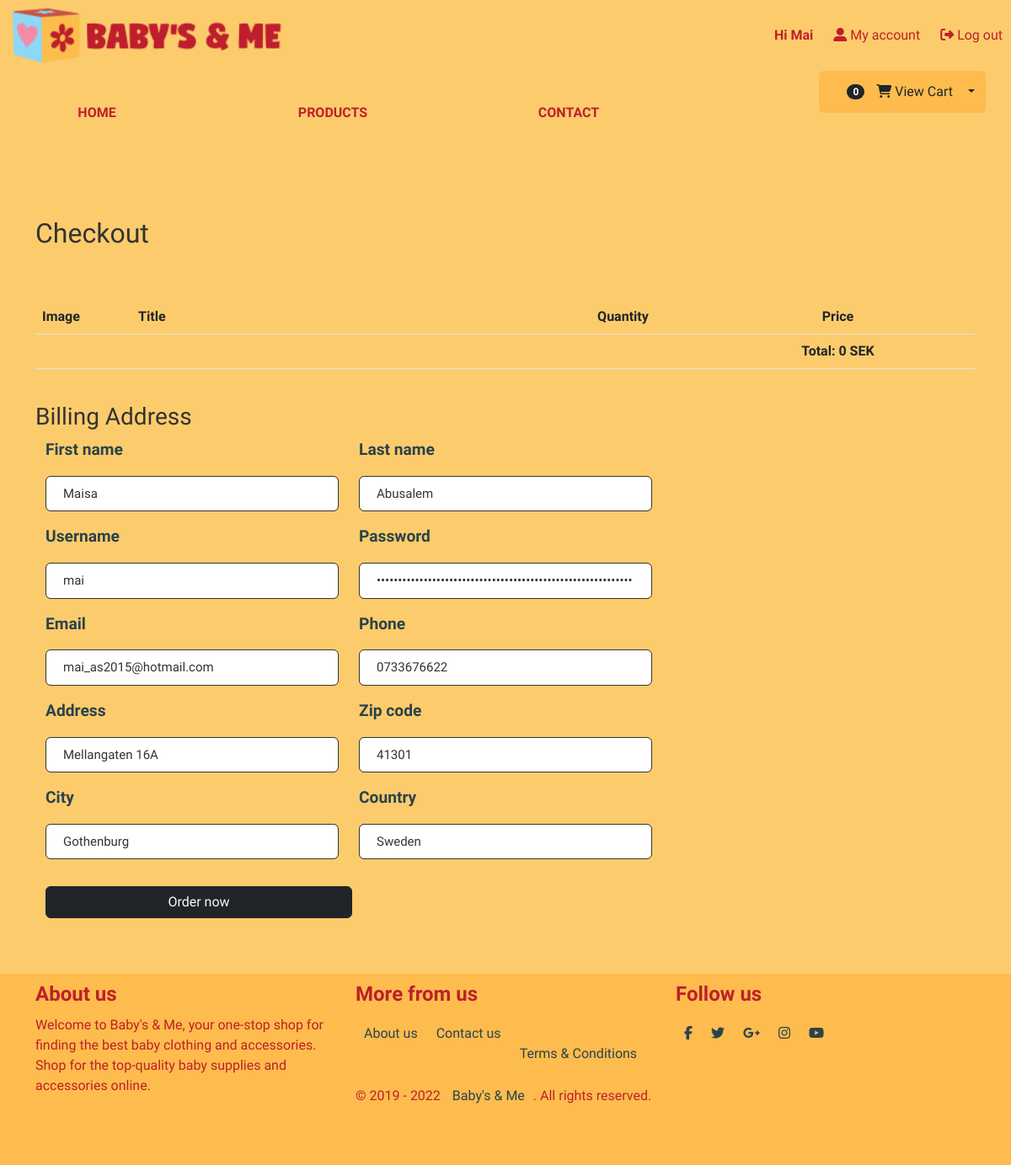
/checkout.php (signed in), run on the app's committed database.
### tables this page shows
CREATE TABLE `users` (
  `id` int(11) NOT NULL,
  `username` varchar(60) NOT NULL,
  `first_name` varchar(60) NOT NULL,
  `last_name` varchar(60) NOT NULL,
  `email` varchar(150) NOT NULL,
  `password` varchar(60) NOT NULL,
  `phone` varchar(60) NOT NULL,
  `street` varchar(255) NOT NULL,
  `postal_code` varchar(255) NOT NULL,
  `city` varchar(90) NOT NULL,
  `country` varchar(90) NOT NULL,
  `create_date` timestamp NOT NULL DEFAULT CURRENT_TIMESTAMP,
  `img_url` text
);

### src/config.php (called while the page is built, shortened)
<?php
require(SRC_PATH . '/dbconnect.php');
require(SRC_PATH . '/app/UserDbHandler.php');
$userDbHandler = new UserDbHandler($pdo);

### src/app/UserDbHandler.php (called while the page is built, shortened)
<?php
class UserDbHandler
{
    public function __construct($pdo)
    {
        $this->pdo = $pdo;
    }
    public function fetchUserById($id) {
        $sql = "
            SELECT * FROM users
            WHERE id = :id
        ";
        $stmt = $this->pdo->prepare($sql);
        $stmt->bindParam(':id', $id);
        $stmt->execute();
        return $stmt->fetch();
    }
}

### public/checkout.php (the view, shortened to what this page needs)
<?php
    require('../src/config.php');
    try {
        $user = $userDbHandler->fetchUserById($_SESSION['id']);
    } catch (\PDOException $e) {
        throw new \PDOException($e->getMessage(), (int) $e->getCode());
    }
?>
<?php include('layout/header.php'); ?>
<div class="container">
    <h2>Checkout</h2>
    <div class="d-flex justify-content-center ">
</div>
    <table class="table table-hover">
        <thead>
            <tr>
                <th style="width: 5%">Image</th>
                <th style="width: 15%">Title</th>
                <th style="width: 10%"></th>
                <th style="width: 5%">Quantity</th>
                <th class="text-center" style="width: 15%">Price</th>
            </tr>
        </thead>
        <tbody>
            <tr class="border-top">
                <td></td>
                <td></td>
                <td></td>
                <td></td>
                <td class="text-center"><b>Total: <?=$cartTotalSum?> SEK</b></td>
            </tr>
        </tbody>
    </table>
    <br>
    <h3>Billing Address</h3>
    <div class="container">
        <form action="create-order.php" method="POST">
            <div class="row">
                <div class="col-4">
                    <label for="inputFirstName">First name</label>
                    <input type="text" class="form-control" name="first_name" id="inputFirstName"
                        value="<?= htmlentities($user['first_name']) ?>">
                </div>
                <div class="col-4">
                    <label for="inputLastName">Last name</label>
                    <input type="text" class="form-control" name="last_name" id="inputLastName"
                        value="<?= htmlentities($user['last_name'])?>">
                </div>
            </div>
            <div class="row">
                <div class="col-4">
                    <label for="inputUsername">Username</label>
                    <input type="text" class="form-control" id="inputUsername" name="username"
                        value="<?= htmlentities($user['username']) ?>">
                </div>
                <div class="col-4">
                    <label for="inputPassword">Password</label>
                    <input type="password" class="form-control" id="inputPassword" name="password"
                        value="<?= htmlentities($user['password'])?>">
                </div>
            </div>
            <div class="row">
                <div class="col-4">
                    <label for="inputEmail">Email</label>
                    <input type="text" class="form-control" id="inputEmail" name="email"
                        value="<?= htmlentities($user['email']) ?>">
                </div>
                <div class="col-4">
                    <label for="inputPhone">Phone</label>
                    <input type="text" class="form-control" id="inputPhone" name="phone"
                        value="<?= htmlentities($user['phone'])?>">
                </div>
            </div>
            <div class="row">
                <div class="col-4">
                    <label for="inputAddress">Address</label>
                    <input type="text" class="form-control" id="inputAddress" name="street"
                        value="<?= htmlentities($user['street']) ?>">
                </div>
                <div class="col-4">
                    <label for="inputZipcode">Zip code</label>
                    <input type="text" class="form-control" name="postal_code" id="inputZipcode"
                        value="<?= htmlentities($user['postal_code']) ?>">
                </div>
            </div>
            <div class="row">
                <div class="col-4">
                <label for="inputCity">City</label>
                <input type="text" class="form-control" name="city" id="inputCity"
                    value="<?= htmlentities($user['city'])?>">
            </div>
            <div class="col-4">
                <label for="inputCountry">Country</label>
                <input type="text" class="form-control" name="country" id="inputCountry"
                    value="<?= htmlentities($user['country'])?>">
                    </div>
            </div>
            <div class=" col-4">
                <input type="submit" class="btn btn-dark text-light" name="createOrderBtn" value="Order now">
            </div>
    </div>
</div>
</div>
<?php include('layout/footer.php'); ?>

### public/css/style.css (style rules this page uses)
body { font-family: 'Kameron', sans-serif; color: #333 !important; background-color: #fccc6c; }
.container { margin-bottom: 50px; }
input[type=text], input[type=password], input[type=email], .form-content select { width: 100%; padding: 9px 20px; text-align: left; border: 1px solid #333; outline: 0; border-radius: 6px; font-size: 15px; font-weight: 300; color: #333; -webkit-transition: all 0.3s ease; transition: all 0.3s ease; margin: 16px 0px; }
.d-flex { padding-top: 10px; align-items: center; column-gap: 50px; }
label { display: block; font-family: 'Mukta', sans-serif; font-size: 1.2rem; font-weight: 600; color: #2b424c; margin-bottom: 10px; }
input, select, textarea { display: block; width: 100%; padding: 9px 20px; border: 1px solid #333; outline: 0; border-radius: 6px; background-color: #FAD69C; font-size: 15px; font-weight: 300; color: #333; -webkit-transition: all 0.3s ease; transition: all 0.3s ease; margin: 16px 0px; }
#confirmationTbl, .container h2 { margin:50px 0px; }
td { vertical-align: baseline; }

### data on the page
users: first_name "Maisa", last_name "Abusalem", username "mai", email "mai_as2015@hotmail.com", phone "0733676622", street "Mellangaten 16A", postal_code "41301", city "Gothenburg", country "Sweden"

### other printed values
$loggedInUsername "Mai"
$cartItemCount "0"
$cartTotalSum "0"
